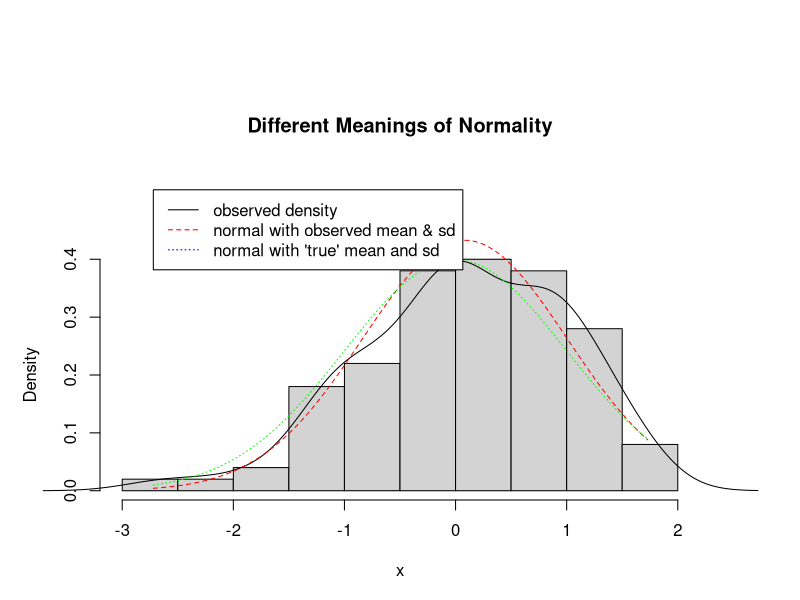

Write R code to recreate this figure.
## Title: plot-histogramWithLinesAndLegend.R
## Author: Paul E Johnson <pauljohn at ku.edu>
## Date: 2013-02-11
## Description: Show ways to customize a histogram.
##   This one runs into problem that there is not enough
##   room in the top of the figure for a legend. We have
##   choices to make margins bigger or to allow the
##   plotter to draw outside the "plot region" (xpd=TRUE)

## Thanks to r-help members for tips.


x <- rnorm(100)
###Allows writing outside plotting region

par(mai=c(1,1,2.5,1)) ## margins
par(xpd=TRUE) ## write outside plot region

myhist <- hist(x, prob = TRUE, main="Different Meanings of Normality")


lines(density(x))

xseq1 <- seq( min(x), max(x), length.out=100)

m1 <- mean(x)

sd1 <- sd(x)

obsNormal <- dnorm(xseq1, mean=m1, sd=sd1)

lines( xseq1, obsNormal, lty=2, col="red")


truNormal <- dnorm(xseq1)

lines(xseq1, truNormal, lty=3, col="green")


legend(min(xseq1),1.3*max(myhist$density), legend=c("observed density", "normal with observed mean & sd", "normal with 'true' mean and sd"), lty=c(1,2,3), col=c("black", "red", "blue"))
